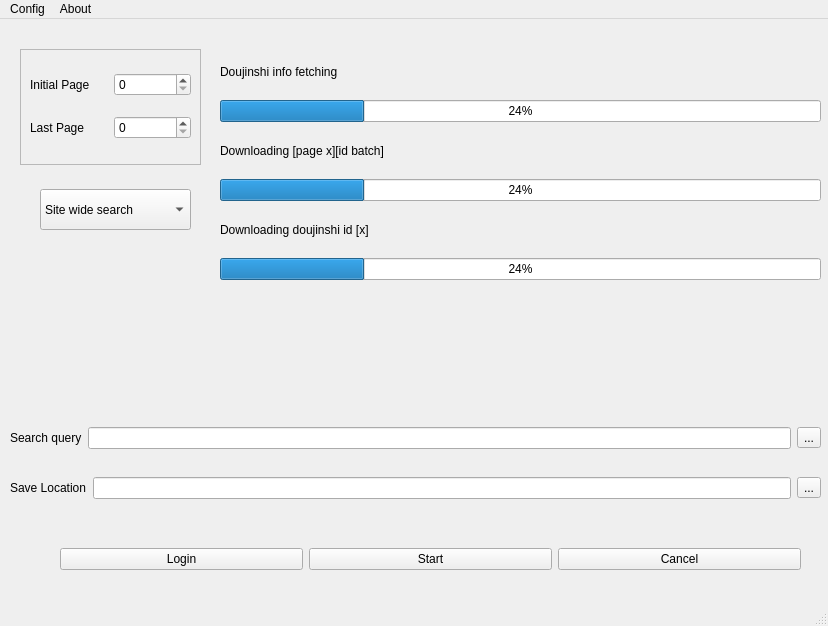
<?xml version="1.0" encoding="UTF-8"?>
<ui version="4.0">
 <class>MainWindow</class>
 <widget class="QMainWindow" name="MainWindow">
  <property name="geometry">
   <rect>
    <x>0</x>
    <y>0</y>
    <width>828</width>
    <height>626</height>
   </rect>
  </property>
  <property name="windowTitle">
   <string>MainWindow</string>
  </property>
  <widget class="QWidget" name="centralwidget">
   <widget class="QFrame" name="frame">
    <property name="geometry">
     <rect>
      <x>20</x>
      <y>30</y>
      <width>181</width>
      <height>116</height>
     </rect>
    </property>
    <property name="frameShape">
     <enum>QFrame::StyledPanel</enum>
    </property>
    <property name="frameShadow">
     <enum>QFrame::Raised</enum>
    </property>
    <layout class="QGridLayout" name="gridLayout_2">
     <item row="0" column="1">
      <widget class="QSpinBox" name="initia_page_num"/>
     </item>
     <item row="2" column="0">
      <widget class="QLabel" name="last_page_label">
       <property name="text">
        <string>Last Page</string>
       </property>
      </widget>
     </item>
     <item row="2" column="1">
      <widget class="QSpinBox" name="last_page_num"/>
     </item>
     <item row="0" column="0">
      <widget class="QLabel" name="initial_page_label">
       <property name="text">
        <string>Initial Page</string>
       </property>
      </widget>
     </item>
    </layout>
   </widget>
   <widget class="QWidget" name="layoutWidget">
    <property name="geometry">
     <rect>
      <x>10</x>
      <y>400</y>
      <width>811</width>
      <height>38</height>
     </rect>
    </property>
    <layout class="QHBoxLayout" name="horizontalLayout_2">
     <item>
      <widget class="QLabel" name="search_query_label">
       <property name="text">
        <string>Search query</string>
       </property>
      </widget>
     </item>
     <item>
      <widget class="QLineEdit" name="search_query_content"/>
     </item>
     <item>
      <widget class="QToolButton" name="select_tags_button">
       <property name="text">
        <string>...</string>
       </property>
      </widget>
     </item>
    </layout>
   </widget>
   <widget class="QComboBox" name="comboBox">
    <property name="geometry">
     <rect>
      <x>40</x>
      <y>170</y>
      <width>151</width>
      <height>41</height>
     </rect>
    </property>
    <item>
     <property name="text">
      <string>Site wide search</string>
     </property>
    </item>
    <item>
     <property name="text">
      <string>Favorites search</string>
     </property>
    </item>
   </widget>
   <widget class="QWidget" name="">
    <property name="geometry">
     <rect>
      <x>60</x>
      <y>520</y>
      <width>741</width>
      <height>41</height>
     </rect>
    </property>
    <layout class="QGridLayout" name="gridLayout">
     <item row="0" column="0">
      <widget class="QPushButton" name="LoginButton">
       <property name="text">
        <string>Login</string>
       </property>
      </widget>
     </item>
     <item row="0" column="3">
      <widget class="QPushButton" name="CancelButton">
       <property name="text">
        <string>Start</string>
       </property>
      </widget>
     </item>
     <item row="0" column="4">
      <widget class="QPushButton" name="StartButton">
       <property name="text">
        <string>Cancel</string>
       </property>
      </widget>
     </item>
    </layout>
   </widget>
   <widget class="QWidget" name="">
    <property name="geometry">
     <rect>
      <x>10</x>
      <y>450</y>
      <width>811</width>
      <height>38</height>
     </rect>
    </property>
    <layout class="QHBoxLayout" name="horizontalLayout">
     <item>
      <widget class="QLabel" name="save_location_label">
       <property name="text">
        <string>Save Location</string>
       </property>
      </widget>
     </item>
     <item>
      <widget class="QLineEdit" name="location_directory"/>
     </item>
     <item>
      <widget class="QToolButton" name="location_selection">
       <property name="text">
        <string>...</string>
       </property>
      </widget>
     </item>
    </layout>
   </widget>
   <widget class="QWidget" name="">
    <property name="geometry">
     <rect>
      <x>220</x>
      <y>30</y>
      <width>601</width>
      <height>231</height>
     </rect>
    </property>
    <layout class="QVBoxLayout" name="verticalLayout">
     <item>
      <widget class="QLabel" name="fetch_label">
       <property name="text">
        <string>Doujinshi info fetching</string>
       </property>
      </widget>
     </item>
     <item>
      <widget class="QProgressBar" name="fetch_bar">
       <property name="value">
        <number>24</number>
       </property>
      </widget>
     </item>
     <item>
      <widget class="QLabel" name="page_download_label">
       <property name="text">
        <string>Downloading [page x][id batch]</string>
       </property>
      </widget>
     </item>
     <item>
      <widget class="QProgressBar" name="page_download_bar">
       <property name="accessibleName">
        <string/>
       </property>
       <property name="autoFillBackground">
        <bool>false</bool>
       </property>
       <property name="value">
        <number>24</number>
       </property>
      </widget>
     </item>
     <item>
      <widget class="QLabel" name="doujinshi_download_label">
       <property name="text">
        <string>Downloading doujinshi id [x]</string>
       </property>
      </widget>
     </item>
     <item>
      <widget class="QProgressBar" name="doujinshi_download_bar">
       <property name="value">
        <number>24</number>
       </property>
      </widget>
     </item>
    </layout>
   </widget>
  </widget>
  <widget class="QMenuBar" name="menubar">
   <property name="geometry">
    <rect>
     <x>0</x>
     <y>0</y>
     <width>828</width>
     <height>32</height>
    </rect>
   </property>
   <property name="focusPolicy">
    <enum>Qt::ClickFocus</enum>
   </property>
   <property name="defaultUp">
    <bool>false</bool>
   </property>
   <widget class="QMenu" name="menuAbout">
    <property name="title">
     <string>About</string>
    </property>
    <addaction name="actionAbout_the_program"/>
    <addaction name="separator"/>
    <addaction name="actionGitlab_page"/>
    <addaction name="actionOpen_an_issue"/>
   </widget>
   <widget class="QMenu" name="menuConfig">
    <property name="focusPolicy">
     <enum>Qt::ClickFocus</enum>
    </property>
    <property name="title">
     <string>Config</string>
    </property>
    <widget class="QMenu" name="menuSave">
     <property name="focusPolicy">
      <enum>Qt::ClickFocus</enum>
     </property>
     <property name="contextMenuPolicy">
      <enum>Qt::ActionsContextMenu</enum>
     </property>
     <property name="acceptDrops">
      <bool>true</bool>
     </property>
     <property name="toolTipDuration">
      <number>-1</number>
     </property>
     <property name="title">
      <string>Save</string>
     </property>
     <addaction name="actionSave_Location"/>
     <addaction name="actionLog_Location"/>
     <addaction name="actionGenerate_cbz"/>
     <addaction name="actionRemove_after"/>
    </widget>
    <widget class="QMenu" name="menuDownload">
     <property name="title">
      <string>Download</string>
     </property>
     <addaction name="actionDownload_torrent"/>
     <addaction name="actionDownload_2"/>
     <addaction name="actionOverwrite"/>
     <addaction name="actionAdvanced_settings"/>
    </widget>
    <widget class="QMenu" name="menuAuthentication">
     <property name="title">
      <string>Authentication</string>
     </property>
     <addaction name="actionSave_login_details"/>
     <addaction name="actionSet_login_details"/>
    </widget>
    <widget class="QMenu" name="menuSearch">
     <property name="title">
      <string>Search</string>
     </property>
     <addaction name="actionExcluded_tags"/>
     <addaction name="actionIncluded_tags"/>
    </widget>
    <addaction name="menuSave"/>
    <addaction name="menuDownload"/>
    <addaction name="menuAuthentication"/>
    <addaction name="menuSearch"/>
    <addaction name="actionOutput"/>
    <addaction name="actionInput"/>
   </widget>
   <addaction name="menuConfig"/>
   <addaction name="menuAbout"/>
  </widget>
  <widget class="QStatusBar" name="statusbar"/>
  <action name="actionSave_Location">
   <property name="checkable">
    <bool>false</bool>
   </property>
   <property name="text">
    <string>Save Location</string>
   </property>
  </action>
  <action name="actionGenerate_cbz">
   <property name="checkable">
    <bool>true</bool>
   </property>
   <property name="text">
    <string>Generate cbz</string>
   </property>
   <property name="menuRole">
    <enum>QAction::ApplicationSpecificRole</enum>
   </property>
  </action>
  <action name="actionDownload_torrent">
   <property name="checkable">
    <bool>true</bool>
   </property>
   <property name="text">
    <string>Download .torrent</string>
   </property>
  </action>
  <action name="actionOverwrite">
   <property name="checkable">
    <bool>true</bool>
   </property>
   <property name="checked">
    <bool>true</bool>
   </property>
   <property name="text">
    <string>Overwrite</string>
   </property>
  </action>
  <action name="actionDownload_2">
   <property name="checkable">
    <bool>true</bool>
   </property>
   <property name="checked">
    <bool>true</bool>
   </property>
   <property name="text">
    <string>Download doujinshi</string>
   </property>
  </action>
  <action name="actionAdvanced_settings">
   <property name="text">
    <string>Advanced settings</string>
   </property>
  </action>
  <action name="actionSave_login_details">
   <property name="checkable">
    <bool>true</bool>
   </property>
   <property name="text">
    <string>Save login details</string>
   </property>
  </action>
  <action name="actionSet_login_details">
   <property name="text">
    <string>Set login details</string>
   </property>
  </action>
  <action name="actionExcluded_tags">
   <property name="text">
    <string>Excluded tags</string>
   </property>
  </action>
  <action name="actionIncluded_tags">
   <property name="text">
    <string>Included tags</string>
   </property>
  </action>
  <action name="actionRemove_after">
   <property name="checkable">
    <bool>true</bool>
   </property>
   <property name="enabled">
    <bool>false</bool>
   </property>
   <property name="text">
    <string>Remove after</string>
   </property>
  </action>
  <action name="actionAbout_the_program">
   <property name="text">
    <string>About the program</string>
   </property>
  </action>
  <action name="actionGitlab_page">
   <property name="text">
    <string>Gitlab page</string>
   </property>
  </action>
  <action name="actionOpen_an_issue">
   <property name="text">
    <string>Open an issue</string>
   </property>
  </action>
  <action name="actionLog_Location">
   <property name="text">
    <string>Log Location</string>
   </property>
  </action>
  <action name="actionOutput">
   <property name="text">
    <string>Output</string>
   </property>
  </action>
  <action name="actionInput">
   <property name="text">
    <string>Input</string>
   </property>
  </action>
 </widget>
 <resources/>
 <connections/>
 <slots>
  <signal>signal1()</signal>
  <slot>pushbutton1_exec()</slot>
 </slots>
</ui>
